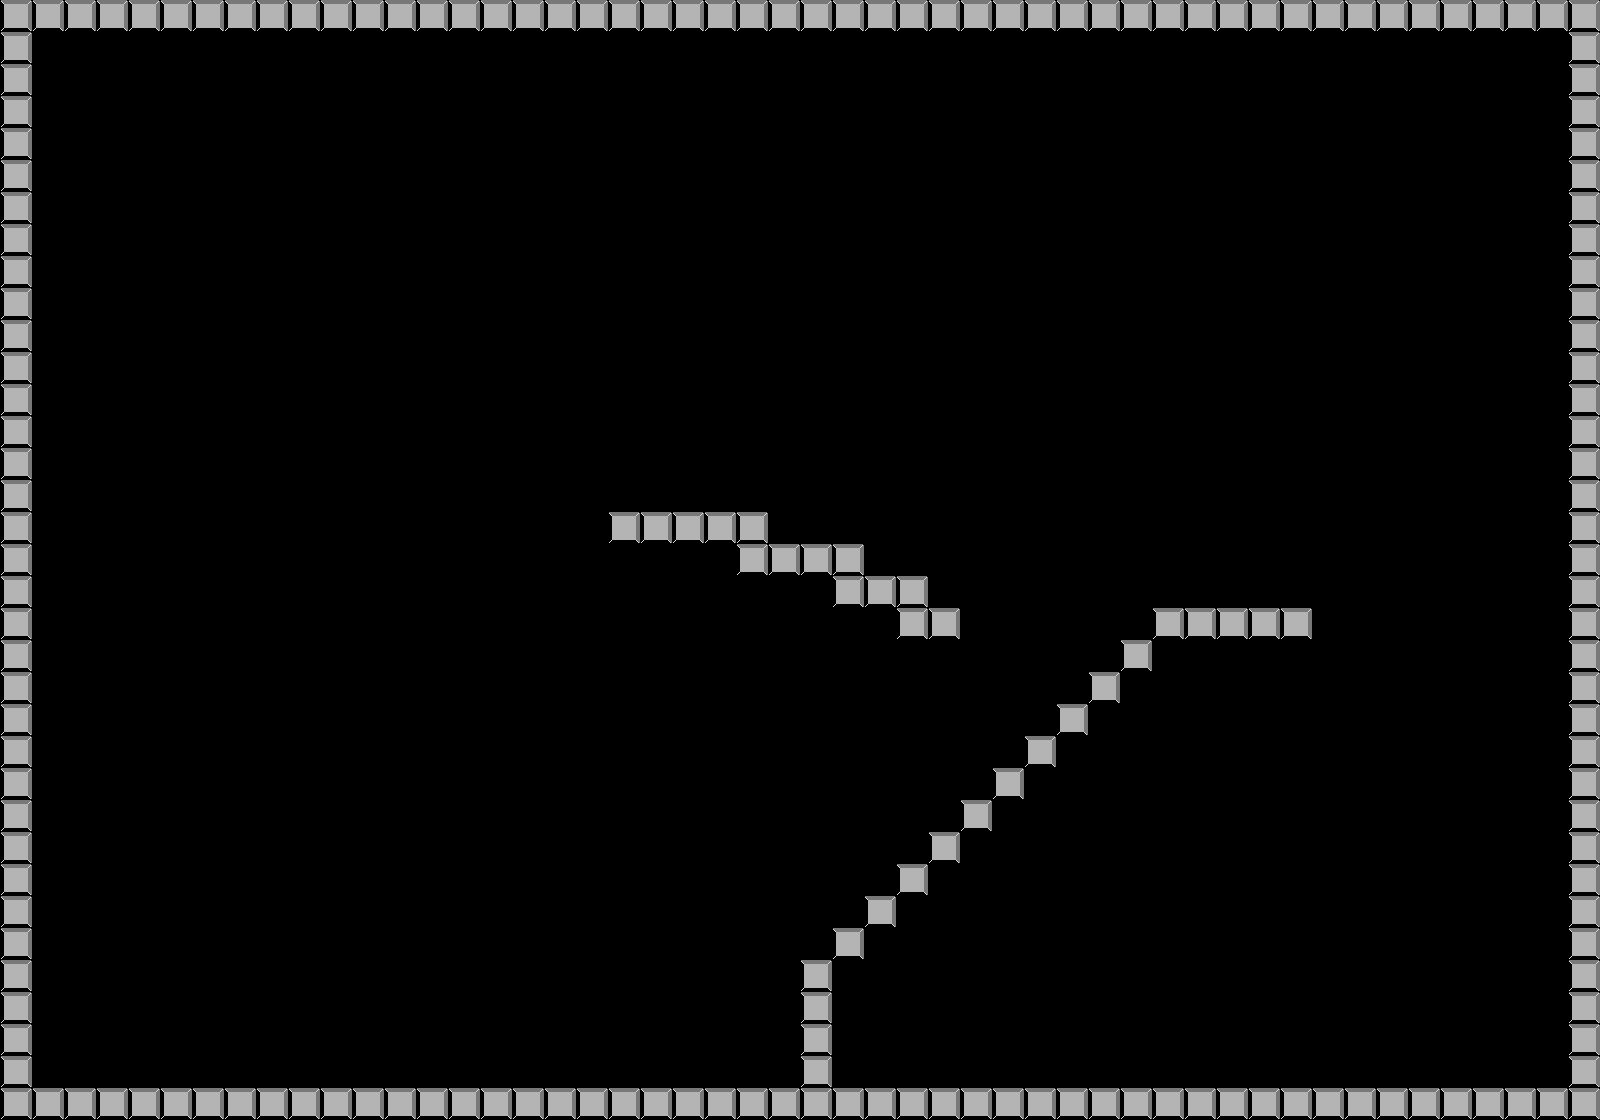

The image is a tile-based game level rendered from a .tmx file. Its description and source (layers, tilesets, objects; grid data summarised) follow:
An orthogonal 50x35 tile map with 32x32 px tiles, 1 tile layer (Walls) and 4 objects.

<map version="1.0" orientation="orthogonal" width="50" height="35" tilewidth="32" tileheight="32">
 <tileset firstgid="1" name="tiles" tilewidth="32" tileheight="32">
  <image source="maptiles.png" trans="ffffff" width="64" height="32" />
  <tile id="0">
   <properties>
    <property name="isSolid" value="true" />
   </properties>
  </tile>
 </tileset>
 <layer name="Walls" width="50" height="35">
   <properties>
    <property name="isSolid" value="true" />
   </properties>
  <data>[1750 cells, 199 non-empty, 1 distinct tile ids]</data>
 </layer>
 <objectgroup color="#ff557f" name="Object Layer 1" width="50" height="35">
  <object x="602" y="652">
   <polyline points="0,0 -43,163 2,-1 72,20 -1,0 -17,69 44,88 -20,71" />
  </object>
  <object x="703" y="681">
   <polyline points="0,0 -36,103 -21,152 36,165 69,133 97,28" />
  </object>
  <object x="926" y="740">
   <polyline points="0,0 -84,-3 -104,52 -95,117 -33,134" />
  </object>
  <object x="981" y="746">
   <polyline points="0,0 -39,142 -16,67 21,143 -15,65 62,23" />
  </object>
 </objectgroup>
</map>
